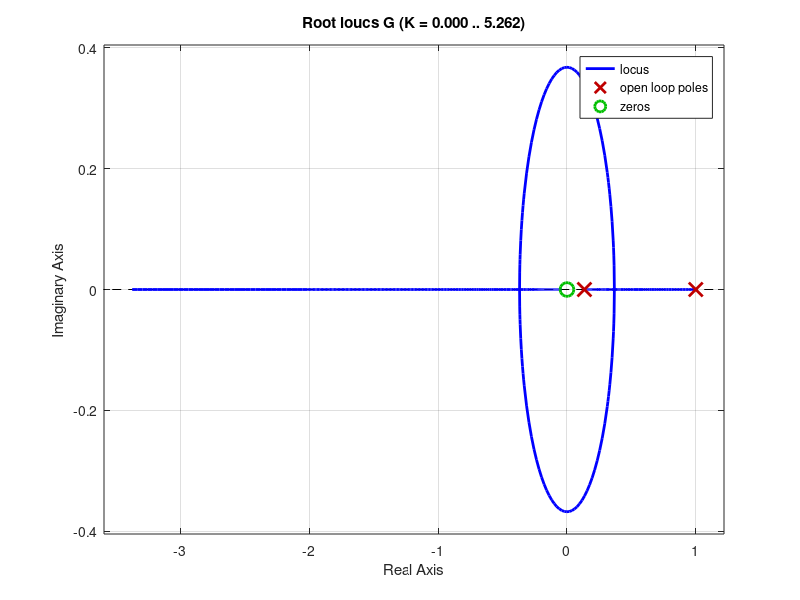

Reproduce this figure in MATLAB.
%%% T=0.5 %%%
num = [0.6487 0]
den = [1.6487 -2.6487 1]
G = tf(num,den,0.5)
%y = step(feedback(2*G,1))
%stepinfo(y)
rlocus(G)

%%% T = 1 %%%
num = [1.7183 0]
den = [2.7183 -3.7183 1]
G = tf(num,den,1)
rlocus(G)

%%% T = 2 %%%
num = [6.3891 0]
den = [7.3891 -8.3891 1]
G = tf(num,den,2)
rlocus(G)
